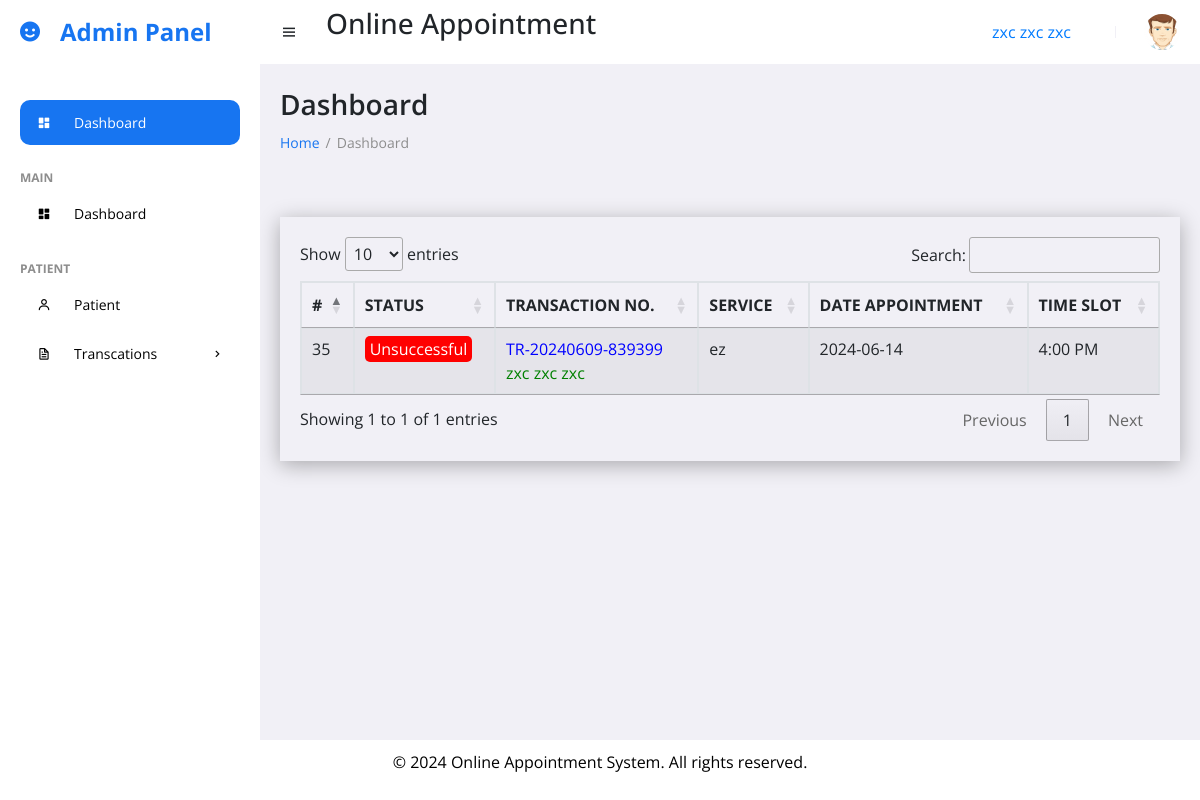
/admin/unsuccessful.php (signed in), run on the app's committed database.
### tables this page shows
CREATE TABLE `tbl_transaction` (
  `id` int(10) NOT NULL,
  `transaction_number` varchar(100) NOT NULL,
  `fk_service_id` int(10) NOT NULL,
  `time_slot` varchar(100) NOT NULL,
  `fk_schedule_id` varchar(50) NOT NULL,
  `fk_patient_id` int(10) NOT NULL,
  `status` varchar(100) NOT NULL
);

CREATE TABLE `tbl_patient` (
  `id` int(11) NOT NULL,
  `image_url` text NOT NULL,
  `firstname` varchar(50) NOT NULL,
  `middleinitial` varchar(50) NOT NULL,
  `lastname` varchar(50) NOT NULL,
  `gender` varchar(10) NOT NULL,
  `birthday` varchar(50) NOT NULL,
  `age` int(10) NOT NULL,
  `contactnumber` varchar(12) NOT NULL,
  `presentaddress` varchar(100) NOT NULL,
  `type_user` varchar(50) NOT NULL
);

CREATE TABLE `tbl_service` (
  `id` int(10) NOT NULL,
  `type` varchar(50) NOT NULL,
  `fee` varchar(50) NOT NULL
);

CREATE TABLE `tbl_schedule` (
  `id` int(10) NOT NULL,
  `date_schedule` varchar(50) NOT NULL,
  `slots` varchar(50) NOT NULL
);

### admin/unsuccessful.php (the view, shortened to what this page needs)
<!DOCTYPE html>
<html lang="en">
<head>
	<link rel="stylesheet" href="sweetalert2.min.css">
	<link rel="stylesheet" href="https://cdn.jsdelivr.net/npm/bootstrap@4.0.0/dist/css/bootstrap.min.css">
	<link href='https://unpkg.com/boxicons@2.0.9/css/boxicons.min.css' rel='stylesheet'>
	<link href="https://cdn.datatables.net/1.13.4/css/jquery.dataTables.min.css" rel="stylesheet">
	<link rel="stylesheet" href="../css/style.css">
</head>
<body>
	<?php
		include ("../includes/sidebar.php");
		?>
	<section id="content">
		<?php
		include ("../includes/navbar.php");
		?>
		<main>
			<h1 class="title">Dashboard</h1>
			<ul class="breadcrumbs">
				<li><a href="#">Home</a></li>
				<li class="divider">/</li>
				<li><a href="#" class="active">Dashboard</a></li>
			</ul>
			<br><br>
            <div class="container-tables">
    <table id="pending" class="table table-striped table-bordered" style="width:100%">
        <thead>
            <tr>
                <th>#</th>
                <th>STATUS</th>
                <th>TRANSACTION NO.</th>
                <th>SERVICE</th>
                <th>DATE APPOINTMENT</th>
                <th>TIME SLOT</th>
            </tr>
        </thead>
        <tbody>
        <?php
include("../querys/db_config.php");
$sql = mysqli_query($connection, "SELECT * FROM tbl_transaction WHERE status = 'Unsuccessful'");
if (mysqli_num_rows($sql) > 0) {
    while ($rows = mysqli_fetch_array($sql)) {
        $serviceId = $rows['fk_service_id'];
        $patientId = $rows['fk_patient_id'];
        $scheduleId = $rows['fk_schedule_id'];
        $serviceQuery = mysqli_query($connection, "SELECT type FROM tbl_service WHERE id = '$serviceId'");
        $serviceRow = mysqli_fetch_array($serviceQuery);
        $serviceType = $serviceRow['type'];
        $scheduleQuery = mysqli_query($connection, "SELECT date_schedule FROM tbl_schedule WHERE id = '$scheduleId'");
        $scheduleRow = mysqli_fetch_array( $scheduleQuery);
        $scheduleType = $scheduleRow['date_schedule'];
        $patientQuery = mysqli_query($connection, "SELECT firstname, middleinitial, lastname FROM tbl_patient WHERE id = '$patientId'");
        $patientRow = mysqli_fetch_array($patientQuery);
        $patientName = $patientRow['firstname'] . ' ' . $patientRow['middleinitial'] . ' ' . $patientRow['lastname'];
        echo "<tr>";
        echo "<td>" . $rows['id'] . "</td>";
        $statusStyle = ($rows['status'] == 'Unsuccessful') ? 'background-color: red; color: white; border-radius: 5px; padding: 2px 5px;' : '';
        echo "<td><span style='$statusStyle'>" . $rows['status'] . "</span></td>";
        echo "<td><span style='color: blue;'>" . $rows['transaction_number'] . "</span><br><span style='color: green;'>" . $patientName . "</span></td>";
        echo "<td>" . $serviceType . "</td>";
        echo "<td>" .  $scheduleType . "</td>";
        echo "<td>" . $rows['time_slot'] . "</td>";
    }
}
?>
        </tbody>
    </table>
</div>
		</main>
	</section>
	<?php
		include ("../includes/footer.php");
		?>
</body>
</html>

### css/style.css (style rules this page uses)
.container-tables { padding: 20px; box-shadow: 0 4px 20px rgba(0, 0, 0, 0.3); }
* { font-family: 'Open Sans', sans-serif; margin: 0; padding: 0; box-sizing: border-box; }
:root { --grey: #F1F0F6; --dark-grey: #8D8D8D; --light: #fff; --dark: #000; --green: #81D43A; --light-green: #E3FFCB; --blue: #1775F1; --light-blue: #D0E4FF; --dark-blue: #0C5FCD; --red: #FC3B56; }
html { overflow-x: hidden; }
body { background: var(--grey); overflow-x: hidden; }
a { text-decoration: none; }
li { list-style: none; }
#content { position: relative; width: calc(100% - 260px); left: 260px; transition: all .3s ease; }
main { width: 100%; padding: 24px 20px 20px 20px; }
main .title { font-size: 28px; font-weight: 600; margin-bottom: 10px; }
main .breadcrumbs { display: flex; grid-gap: 6px; }
main .breadcrumbs li, main .breadcrumbs li a { font-size: 14px; }
main .breadcrumbs li a { color: var(--blue); }
main .breadcrumbs li a.active, main .breadcrumbs li.divider { color: var(--dark-grey); pointer-events: none; }

### data on the page
tbl_transaction: id "35", status "Unsuccessful", transaction_number "TR-20240609-839399", fk_patient.lastname "zxc zxc zxc", fk_service.type "ez", fk_schedule.date_schedule "2024-06-14", time_slot "4:00 PM"

### other printed values
$fullName "zxc zxc zxc"
